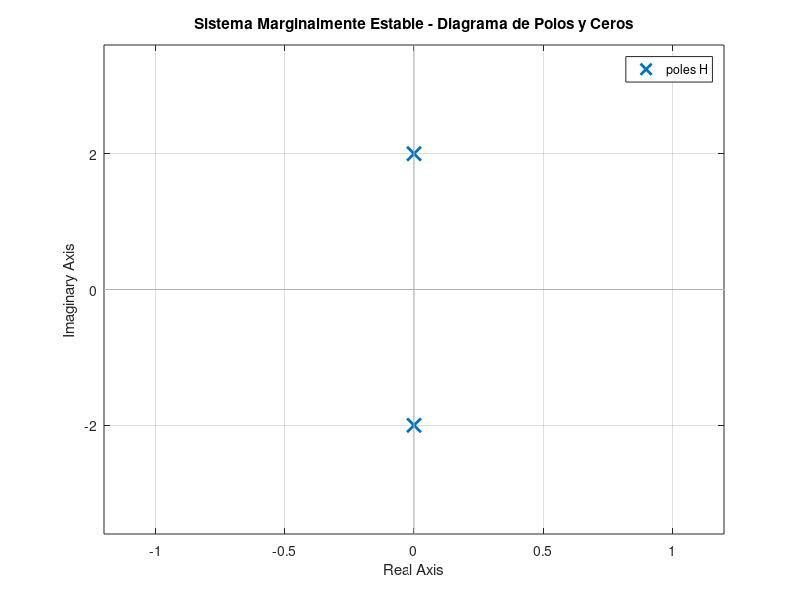
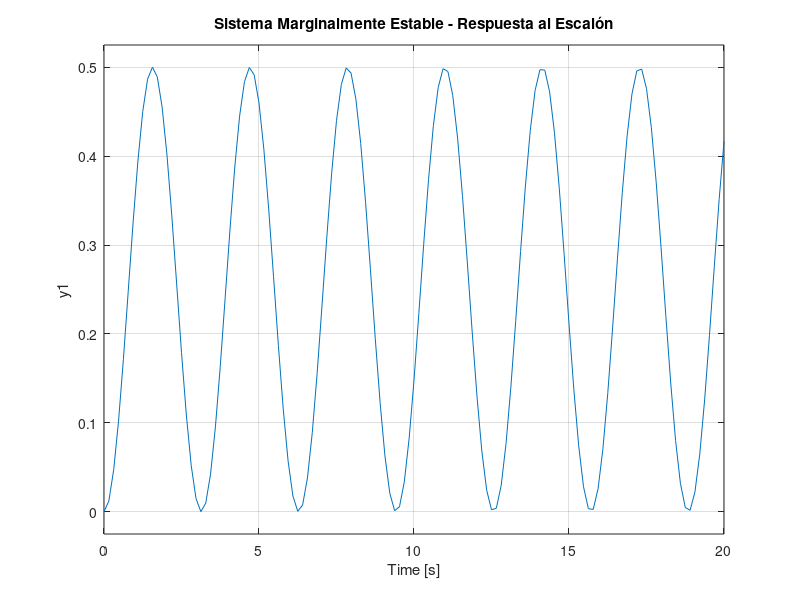

These figures' MATLAB source, in order:
clc; clear; close all;

% Función de transferencia con polos en el eje imaginario
num = [1];
den = [1 0 4];  % s^2 + 4 = 0

H = tf(num, den);

% Mostrar polos
poles = pole(H);
disp('Polos del sistema:')
disp(poles)

% Graficar polos
figure;
pzmap(H);
title('Sistema Marginalmente Estable - Diagrama de Polos y Ceros');
grid on;

% Respuesta al escalón
figure;
step(H);
title('Sistema Marginalmente Estable - Respuesta al Escalón');
grid on;